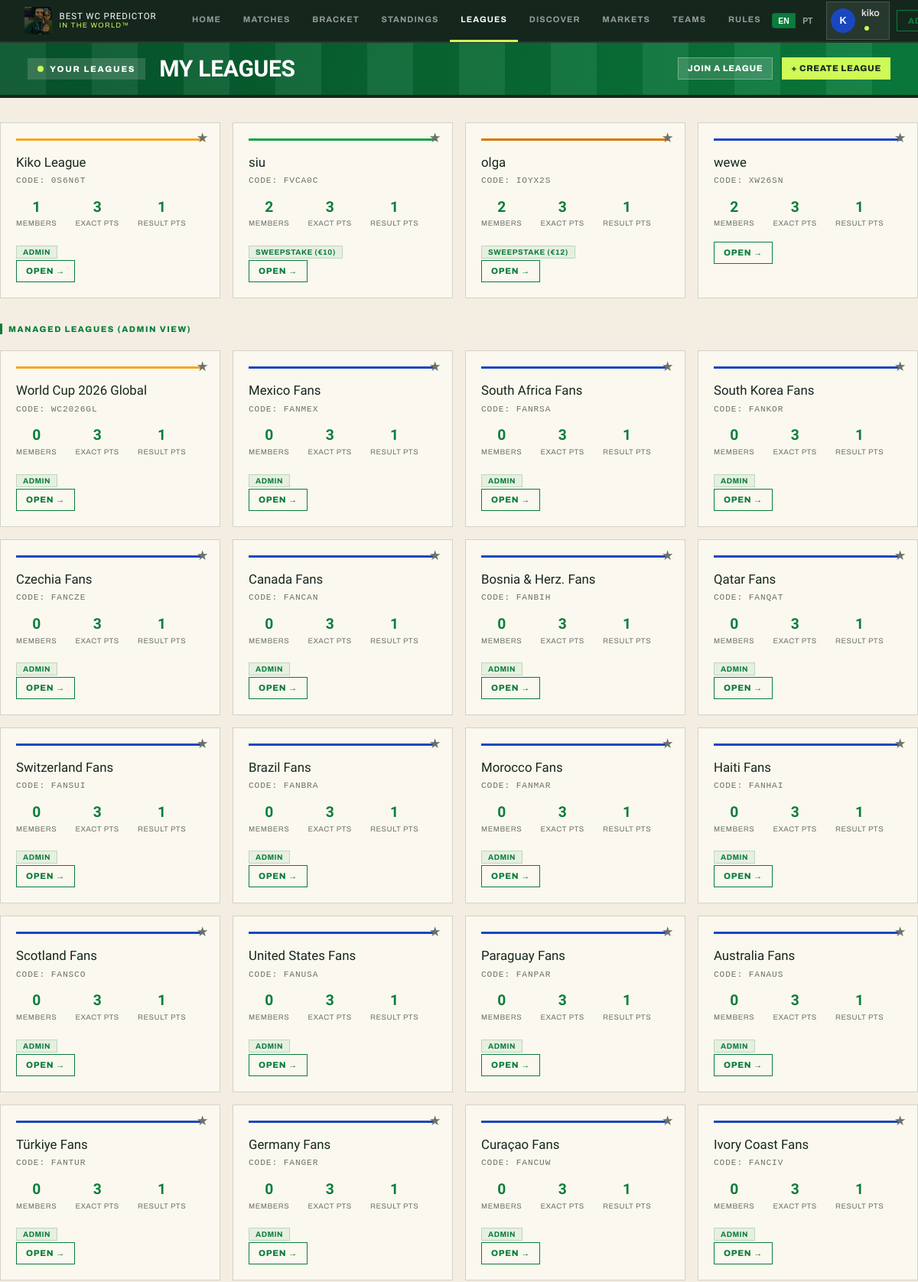
Page /leagues (signed in, upper part) on the committed database.
### app/models.py (models this page shows)
class User(Base):
    __tablename__ = "users"
    id = Column(Integer, primary_key=True, index=True)
    username = Column(String(50), unique=True, nullable=False, index=True)
    email = Column(String(100), unique=True, nullable=False, index=True)
    password_hash = Column(String(200), nullable=False)
    is_superadmin = Column(Boolean, default=False)
    display_name = Column(String(50), nullable=True)
    bio = Column(String(120), nullable=True)
    credits = Column(Float, default=10.0)
    avatar_color = Column(String(10), default="#1a47c0")
    avatar_icon = Column(String(6), default="★")
    avatar_img_url = Column(String(200), nullable=True)
    profile_bg = Column(String(100), nullable=True)     # CSS gradient/color for whole-app background
    profile_banner_url = Column(String(200), nullable=True)  # banner image on profile page
    favorite_team_id = Column(Integer, ForeignKey("teams.id"), nullable=True)
    created_at = Column(DateTime, default=datetime.utcnow)
    memberships = relationship("LeagueMember", back_populates="user", cascade="all, delete-orphan")
    predictions = relationship("Prediction", back_populates="user", cascade="all, delete-orphan")
    sweepstake_assignments = relationship("SweepstakeAssignment", back_populates="user")
    tournament_picks = relationship("TournamentPick", back_populates="user", cascade="all, delete-orphan")
    favorite_team = relationship("Team", foreign_keys=[favorite_team_id])

class League(Base):
    __tablename__ = "leagues"
    id = Column(Integer, primary_key=True, index=True)
    name = Column(String(100), nullable=False)
    invite_code = Column(String(8), unique=True, nullable=False, index=True)
    admin_id = Column(Integer, ForeignKey("users.id"), nullable=False)
    description = Column(String(200), nullable=True)
    accent_color = Column(String(10), default="#1a47c0")
    badge_emoji = Column(String(6), default="★")
    banner_url = Column(String(200), nullable=True)
    points_exact_score = Column(Integer, default=3)
    points_correct_result = Column(Integer, default=1)
    boost_multiplier = Column(Integer, default=2)   # exact-score boost multiplier
    points_bracket_winner = Column(Integer, default=10)
    points_bracket_finalist = Column(Integer, default=5)
    points_bracket_semi = Column(Integer, default=2)
    points_bracket_quarter = Column(Integer, default=1)
    logo_url = Column(String(200), nullable=True)
    is_public = Column(Boolean, default=False)             # joinable without invite code
    category = Column(String(20), default="general")       # general / country / global
    sweepstake_enabled = Column(Boolean, default=False)
    sweepstake_buy_in = Column(Float, default=10.0)
    sweepstake_teams_per_person = Column(Integer, default=1)
    sweepstake_drawn = Column(Boolean, default=False)
    sweep_pts_win = Column(Integer, default=2)             # points per match win
    sweep_pts_draw = Column(Integer, default=0)            # points per draw (group stage)
    sweep_pts_goal = Column(Integer, default=0)            # points per goal scored
    sweep_pts_clean_sheet = Column(Integer, default=0)     # points per clean sheet kept
    sweep_big_win_threshold = Column(Integer, default=0)   # min GD to trigger big win bonus (0 = off)
    sweep_big_win_pts = Column(Integer, default=0)         # bonus points for a big win
    sweep_upset_pts = Column(Integer, default=0)           # bonus for a lower-tier team beating a higher-tier team
    created_at = Column(DateTime, default=datetime.utcnow)
    admin = relationship("User", foreign_keys=[admin_id])
    members = relationship("LeagueMember", back_populates="league", cascade="all, delete-orphan")
    predictions = relationship("Prediction", back_populates="league", cascade="all, delete-orphan")
    sweepstake_assignments = relationship("SweepstakeAssignment", back_populates="league", cascade="all, delete-orphan")
    sweepstake_groups = relationship("SweepstakeGroup", back_populates="league", cascade="all, delete-orphan", order_by="SweepstakeGroup.order_index")
    tournament_picks = relationship("TournamentPick", back_populates="league", cascade="all, delete-orphan")

### app/routers/leagues.py (the view)
@router.get("")
async def leagues_list(request: Request, db: Session = Depends(get_db)):
    user = auth.get_current_user(request, db)
    if not user:
        return RedirectResponse("/login", status_code=303)
    memberships = db.query(models.LeagueMember).filter(models.LeagueMember.user_id == user.id).all()
    fav_ids = {m.league_id for m in memberships if m.is_favourite}
    member_leagues = [m.league for m in memberships]
    member_ids = {l.id for l in member_leagues}
    admin_only_leagues = []
    if user.is_superadmin:
        owned = db.query(models.League).filter(models.League.admin_id == user.id).all()
        admin_only_leagues = [l for l in owned if l.id not in member_ids]
    all_leagues = member_leagues + admin_only_leagues
    fav_leagues = [l for l in member_leagues if l.id in fav_ids]
    other_leagues = [l for l in member_leagues if l.id not in fav_ids]
    return templates.TemplateResponse(
        "leagues/list.html", {
            "request": request, "user": user,
            "leagues": all_leagues,
            "fav_leagues": fav_leagues,
            "other_leagues": other_leagues,
            "fav_ids": fav_ids,
            "admin_only_leagues": admin_only_leagues,
        }
    )

### app/templates/leagues/list.html (shortened to what this page needs)
{% extends "base.html" %}
{% block content %}
{% set _lang = request.cookies.get('lang', user.language if user and user.language else 'en') %}
<div class="pg-band">
  <span class="pg-live"><span class="dot"></span>Your leagues</span>
  <h1>{{ t('league.my_leagues', _lang) }}</h1>
  <div class="pg-band-pts">
    <div style="display:flex;gap:.75rem;z-index:1;position:relative">
      <a href="/leagues/join" class="btn btn-secondary btn-sm" style="background:rgba(255,255,255,.15);border-color:rgba(255,255,255,.3);color:#fff">{{ t('league.join', _lang) }}</a>
      <a href="/leagues/create" class="btn btn-sm" style="background:var(--pg-lime);color:var(--pg-ink)">+ {{ t('league.create', _lang) }}</a>
    </div>
  </div>
</div>
<div class="container page-content">
  {% macro league_card(league) %}
  <div class="league-card" style="position:relative">
    <button class="fav-btn" data-id="{{ league.id }}" data-fav="{{ '1' if league.id in fav_ids else '0' }}"
      style="position:absolute;top:.6rem;right:.6rem;background:none;border:none;cursor:pointer;
             font-size:1.1rem;line-height:1;color:{% if league.id in fav_ids %}var(--gold){% else %}var(--pg-muted){% endif %};
             padding:.15rem .3rem;z-index:2" title="Toggle favourite">&#9733;</button>
    <a href="/leagues/{{ league.id }}" style="text-decoration:none;display:block">
      {% if league.banner_url %}
      <div style="margin:-1.25rem -1.25rem .9rem;border-radius:var(--radius-lg) var(--radius-lg) 0 0;overflow:hidden;height:80px;position:relative">
        <img src="{{ league.banner_url }}" alt="{{ league.name }}" style="width:100%;height:100%;object-fit:cover;display:block">
        {% if league.logo_url %}
        <img src="{{ league.logo_url }}" style="position:absolute;bottom:-16px;left:1rem;width:36px;height:36px;border-radius:8px;object-fit:cover;border:2px solid var(--bg-1)" alt="">
        {% endif %}
      </div>
      {% else %}
      <div class="league-card-accent" style="background:{{ league.accent_color }}"></div>
      {% endif %}
      <div class="league-name" style="display:flex;align-items:center;gap:.5rem;padding-right:1.5rem">
        {{ league.name }}
      </div>
      <div class="league-code font-mono">CODE: {{ league.invite_code }}</div>
      <div class="league-stats mt-3">
        <div class="league-stat">
          <div class="league-stat-val">{{ league.members | length }}</div>
          <div class="league-stat-lbl">{{ t('league.stat_members', _lang) }}</div>
        </div>
        <div class="league-stat">
          <div class="league-stat-val">{{ league.points_exact_score }}</div>
          <div class="league-stat-lbl">{{ t('league.exact_pts_lbl', _lang) }}</div>
        </div>
        <div class="league-stat">
          <div class="league-stat-val">{{ league.points_correct_result }}</div>
          <div class="league-stat-lbl">{{ t('league.result_pts_lbl', _lang) }}</div>
        </div>
      </div>
      <div class="league-tags">
        {% if league.sweepstake_enabled %}
        <span class="tag tag-gold">Sweepstake (€{{ "%.0f"|format(league.sweepstake_buy_in) }})</span>
        {% endif %}
        {% if league.admin_id == user.id %}
        <span class="tag tag-green">Admin</span>
        {% endif %}
      </div>
      <span class="btn btn-outline btn-sm">{{ t('league.open', _lang) }}</span>
    </a>
  </div>
  {% endmacro %}
  {% if leagues %}
  {% if other_leagues %}
  <div class="league-grid">
    {% for league in other_leagues %}{{ league_card(league) }}{% endfor %}
  </div>
  {% endif %}
  {% endif %}
  {% if admin_only_leagues %}
  <div class="section-header" style="margin-top:2rem">
    <h2 class="section-title">Managed leagues (admin view)</h2>
  </div>
  <div class="league-grid">
    {% for league in admin_only_leagues %}{{ league_card(league) }}{% endfor %}
  </div>
  {% endif %}
</div>
{% endblock %}

### app/templates/base.html (shortened to what this page needs)
<!DOCTYPE html>
<html lang="en">
<head>
  <link rel="stylesheet" href="/static/css/style.css">
</head>
<body>
{% set _lang = request.cookies.get('lang', user.language if user and user.language else 'en') %}
  <nav class="navbar">
    <a href="/" class="navbar-brand">
      <div class="brand-icon" style="overflow:hidden;padding:0;background:none;border:none;position:relative;cursor:pointer"
           id="logoBtn" title="Play / Pause">
        <img src="/static/img/logo.jpg" alt="Logo" style="width:36px;height:36px;object-fit:cover;display:block;">
        <div id="playIcon" style="position:absolute;inset:0;display:flex;align-items:center;justify-content:center;background:rgba(0,0,0,.45);font-size:.9rem;transition:opacity .15s">▶</div>
      </div>
      <div class="brand-text">
        <div class="brand-title">Best WC Predictor</div>
        <div class="brand-year">In The World™</div>
      </div>
    </a>
    <div class="nav-links">
      <a href="/" class="nav-link {% if request.url.path == '/' %}active{% endif %}">{{ t('nav.home', _lang) }}</a>
      <a href="/fixtures" class="nav-link {% if '/fixtures' in request.url.path %}active{% endif %}">{{ t('nav.matches', _lang) }}</a>
      <a href="/knockout" class="nav-link {% if '/knockout' in request.url.path %}active{% endif %}">{{ t('nav.bracket', _lang) }}</a>
      <a href="/standings" class="nav-link {% if '/standings' in request.url.path %}active{% endif %}">{{ t('nav.standings', _lang) }}</a>
      <a href="/leagues" class="nav-link {% if '/leagues' in request.url.path and '/leagues/' not in request.url.path and '/discover' not in request.url.path %}active{% endif %}">{{ t('nav.leagues', _lang) }}</a>
      <a href="/leagues/discover" class="nav-link {% if '/discover' in request.url.path %}active{% endif %}">{{ t('nav.discover', _lang) }}</a>
      <a href="/markets" class="nav-link {% if '/markets' in request.url.path %}active{% endif %}">{{ t('nav.markets', _lang) }}</a>
      <a href="/teams" class="nav-link {% if '/teams' in request.url.path %}active{% endif %}">{{ t('nav.teams', _lang) }}</a>
      <a href="/rules" class="nav-link {% if '/rules' in request.url.path %}active{% endif %}">Rules</a>
    </div>
    <div class="nav-right">
      <form action="/set-language" method="post" style="margin:0;display:flex;gap:2px">
        <button type="submit" name="lang" value="en"
                style="background:{% if _lang == 'en' %}var(--primary){% else %}transparent{% endif %};
                       border:1px solid var(--border);border-radius:4px 0 0 4px;
                       color:{% if _lang == 'en' %}#fff{% else %}var(--text-3){% endif %};
                       padding:.2rem .45rem;font-size:.65rem;font-weight:700;cursor:pointer">EN</button>
        <button type="submit" name="lang" value="pt"
                style="background:{% if _lang == 'pt' %}var(--primary){% else %}transparent{% endif %};
                       border:1px solid var(--border);border-left:none;border-radius:0 4px 4px 0;
                       color:{% if _lang == 'pt' %}#fff{% else %}var(--text-3){% endif %};
                       padding:.2rem .45rem;font-size:.65rem;font-weight:700;cursor:pointer">PT</button>
      </form>
      {% if user %}
        <a href="/profile/{{ user.username }}" class="avatar-chip" style="text-decoration:none">
          {{ avatar_html(user, "sm") | safe }}
          <span style="font-size:.78rem;font-weight:600;color:var(--text-1)">
            {{ user.display_name or user.username }}
            {% if user.is_superadmin %}<span class="superadmin-dot"></span>{% endif %}
          </span>
        </a>
        {% if user.is_superadmin %}
        <a href="/admin" class="btn-nav btn-nav-outline" style="color:var(--gold);border-color:var(--gold)">Admin</a>
        {% endif %}
      {% else %}
        <a href="/login" class="btn-nav btn-nav-outline">{{ t('nav.login', _lang) }}</a>
        <a href="/register" class="btn-nav btn-nav-primary">{{ t('nav.signup', _lang) }}</a>
      {% endif %}
    </div>
  </nav>
  <main>{% block content %}{% endblock %}</main>
</body>
</html>

### rows in the picture
User: avatar_color+display_name+username "K", display_name+username "kiko"
League: name "Kiko League", invite_code "0S6N6T", members|length "1", t "MEMBERS", points_exact_score "3", t "EXACT PTS", points_correct_result "1", t "RESULT PTS", shows "ADMIN", t "OPEN →"
League: name "siu", invite_code "FVCA0C", members|length "2", t "MEMBERS", points_exact_score "3", t "EXACT PTS", points_correct_result "1", t "RESULT PTS", sweepstake_buy_in "10", t "OPEN →"
League: name "olga", invite_code "IOYX2S", members|length "2", t "MEMBERS", points_exact_score "3", t "EXACT PTS", points_correct_result "1", t "RESULT PTS", sweepstake_buy_in "12", t "OPEN →"
League: name "wewe", invite_code "XW26SN", members|length "2", t "MEMBERS", points_exact_score "3", t "EXACT PTS", points_correct_result "1", t "RESULT PTS", t "OPEN →"
League: name "World Cup 2026 Global", invite_code "WC2026GL", members|length "0", t "MEMBERS", points_exact_score "3", t "EXACT PTS", points_correct_result "1", t "RESULT PTS", shows "ADMIN", t "OPEN →"
League: name "Mexico Fans", invite_code "FANMEX", members|length "0", t "MEMBERS", points_exact_score "3", t "EXACT PTS", points_correct_result "1", t "RESULT PTS", shows "ADMIN", t "OPEN →"
League: name "South Africa Fans", invite_code "FANRSA", members|length "0", t "MEMBERS", points_exact_score "3", t "EXACT PTS", points_correct_result "1", t "RESULT PTS", shows "ADMIN", t "OPEN →"
League: name "South Korea Fans", invite_code "FANKOR", members|length "0", t "MEMBERS", points_exact_score "3", t "EXACT PTS", points_correct_result "1", t "RESULT PTS", shows "ADMIN", t "OPEN →"
League: name "Czechia Fans", invite_code "FANCZE", members|length "0", t "MEMBERS", points_exact_score "3", t "EXACT PTS", points_correct_result "1", t "RESULT PTS", shows "ADMIN", t "OPEN →"
League: name "Canada Fans", invite_code "FANCAN", members|length "0", t "MEMBERS", points_exact_score "3", t "EXACT PTS", points_correct_result "1", t "RESULT PTS", shows "ADMIN", t "OPEN →"
League: name "Bosnia & Herz. Fans", invite_code "FANBIH", members|length "0", t "MEMBERS", points_exact_score "3", t "EXACT PTS", points_correct_result "1", t "RESULT PTS", shows "ADMIN", t "OPEN →"
League: name "Qatar Fans", invite_code "FANQAT", members|length "0", t "MEMBERS", points_exact_score "3", t "EXACT PTS", points_correct_result "1", t "RESULT PTS", shows "ADMIN", t "OPEN →"
League: name "Switzerland Fans", invite_code "FANSUI", members|length "0", t "MEMBERS", points_exact_score "3", t "EXACT PTS", points_correct_result "1", t "RESULT PTS", shows "ADMIN", t "OPEN →"
League: name "Brazil Fans", invite_code "FANBRA", members|length "0", t "MEMBERS", points_exact_score "3", t "EXACT PTS", points_correct_result "1", t "RESULT PTS", shows "ADMIN", t "OPEN →"
League: name "Morocco Fans", invite_code "FANMAR", members|length "0", t "MEMBERS", points_exact_score "3", t "EXACT PTS", points_correct_result "1", t "RESULT PTS", shows "ADMIN", t "OPEN →"
League: name "Haiti Fans", invite_code "FANHAI", members|length "0", t "MEMBERS", points_exact_score "3", t "EXACT PTS", points_correct_result "1", t "RESULT PTS", shows "ADMIN", t "OPEN →"
League: name "Scotland Fans", invite_code "FANSCO", members|length "0", t "MEMBERS", points_exact_score "3", t "EXACT PTS", points_correct_result "1", t "RESULT PTS", shows "ADMIN", t "OPEN →"
League: name "United States Fans", invite_code "FANUSA", members|length "0", t "MEMBERS", points_exact_score "3", t "EXACT PTS", points_correct_result "1", t "RESULT PTS", shows "ADMIN", t "OPEN →"
League: name "Paraguay Fans", invite_code "FANPAR", members|length "0", t "MEMBERS", points_exact_score "3", t "EXACT PTS", points_correct_result "1", t "RESULT PTS", shows "ADMIN", t "OPEN →"
League: name "Australia Fans", invite_code "FANAUS", members|length "0", t "MEMBERS", points_exact_score "3", t "EXACT PTS", points_correct_result "1", t "RESULT PTS", shows "ADMIN", t "OPEN →"
League: name "Türkiye Fans", invite_code "FANTUR", members|length "0", t "MEMBERS", points_exact_score "3", t "EXACT PTS", points_correct_result "1", t "RESULT PTS", shows "ADMIN", t "OPEN →"
League: name "Germany Fans", invite_code "FANGER", members|length "0", t "MEMBERS", points_exact_score "3", t "EXACT PTS", points_correct_result "1", t "RESULT PTS", shows "ADMIN", t "OPEN →"
League: name "Curaçao Fans", invite_code "FANCUW", members|length "0", t "MEMBERS", points_exact_score "3", t "EXACT PTS", points_correct_result "1", t "RESULT PTS", shows "ADMIN", t "OPEN →"
League: name "Ivory Coast Fans", invite_code "FANCIV", members|length "0", t "MEMBERS", points_exact_score "3", t "EXACT PTS", points_correct_result "1", t "RESULT PTS", shows "ADMIN", t "OPEN →"

### other values in the picture
{{ t('nav.home', _lang) }} "HOME"
{{ t('nav.matches', _lang) }} "MATCHES"
{{ t('nav.bracket', _lang) }} "BRACKET"
{{ t('nav.standings', _lang) }} "STANDINGS"
{{ t('nav.leagues', _lang) }} "LEAGUES"
{{ t('nav.discover', _lang) }} "DISCOVER"
{{ t('nav.markets', _lang) }} "MARKETS"
{{ t('nav.teams', _lang) }} "TEAMS"
{{ t('league.my_leagues', _lang) }} "MY LEAGUES"
{{ t('league.join', _lang) }} "JOIN A LEAGUE"
{{ t('league.create', _lang) }} "CREATE LEAGUE"
